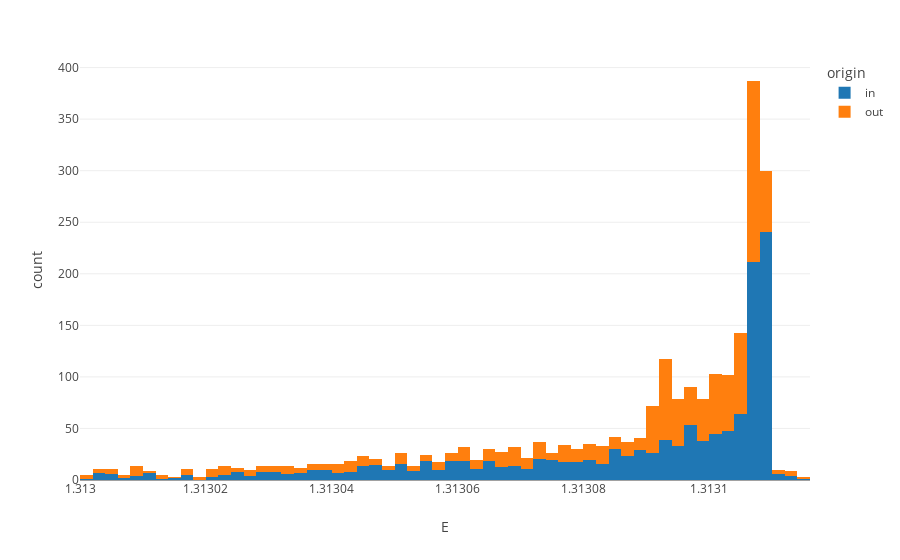

Notebook cell for this chart:
### Code cell
px.histogram(
                distances[distances['E'] > 1.313], 
                x = 'E',
                color = 'origin',
                template = 'none',
                nbins = 100
            )

### Figure 1 — Plotly figure (JSON) as saved in the notebook; plotly's stock layout.template omitted (floating-point values rounded to 4 significant figures; data arrays with more than 128 entries replaced by an {"elided": "..."} marker saying what was removed)
{"data": [{"alignmentgroup": "True", "bingroup": "x", "hovertemplate": "origin=in<br>E=%{x}<br>count=%{y}<extra></extra>", "legendgroup": "in", "marker": {"color": "#1F77B4", "pattern": {"shape": ""}}, "name": "in", "nbinsx": 100, "offsetgroup": "in", "orientation": "v", "showlegend": true, "type": "histogram", "x": {"elided": "1313 float values"}, "xaxis": "x", "yaxis": "y"}, {"alignmentgroup": "True", "bingroup": "x", "hovertemplate": "origin=out<br>E=%{x}<br>count=%{y}<extra></extra>", "legendgroup": "out", "marker": {"color": "#FF7F0E", "pattern": {"shape": ""}}, "name": "out", "nbinsx": 100, "offsetgroup": "out", "orientation": "v", "showlegend": true, "type": "histogram", "x": {"elided": "1065 float values"}, "xaxis": "x", "yaxis": "y"}], "layout": {"barmode": "relative", "legend": {"title": {"text": "origin"}, "tracegroupgap": 0}, "margin": {"t": 60}, "xaxis": {"anchor": "y", "domain": [0, 1], "title": {"text": "E"}}, "yaxis": {"anchor": "x", "domain": [0, 1], "title": {"text": "count"}}}}
